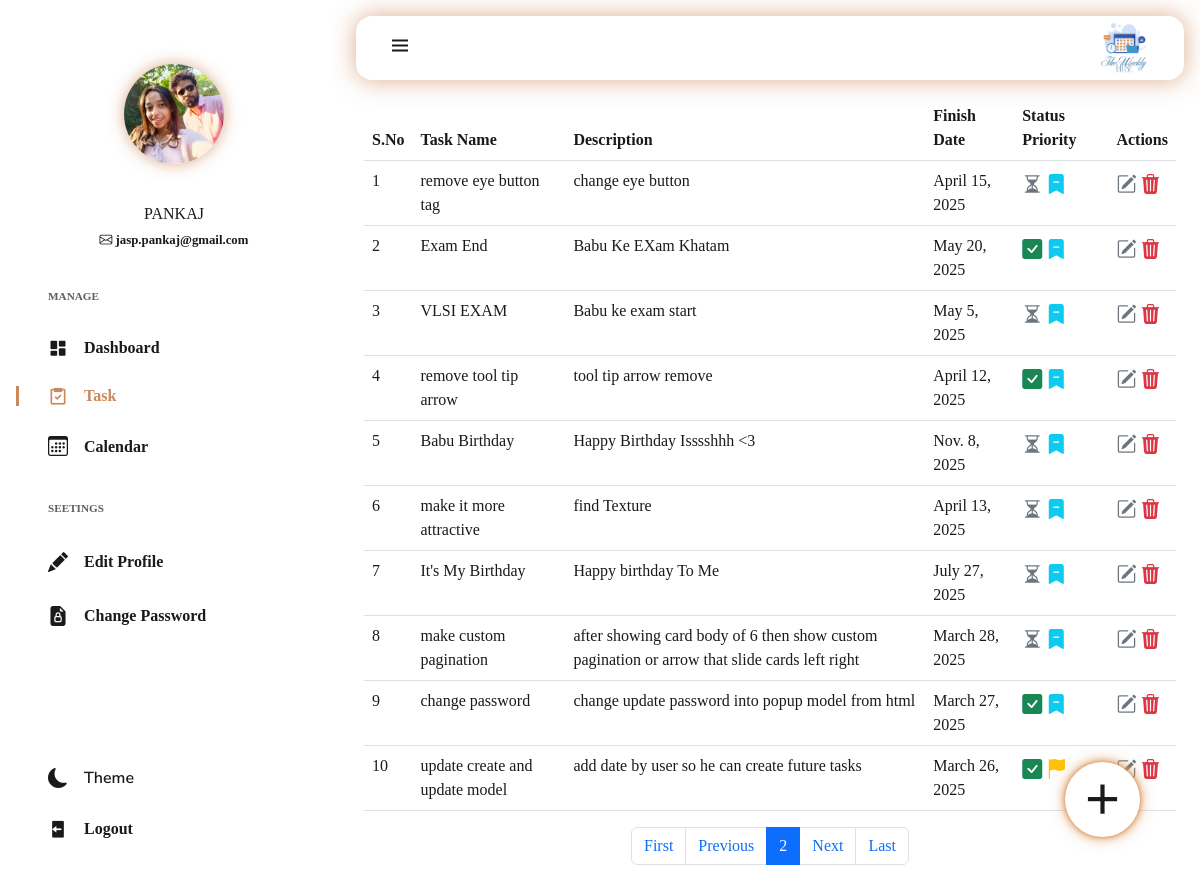
Page /task/?page=2 (signed in) on the committed database.
### myapp/models.py (models this page shows)
class Profile(models.Model):
    user = models.OneToOneField(User,on_delete=models.CASCADE)
    fname = models.CharField(max_length=100)
    email = models.EmailField(unique=True)
    profile_pic =models.ImageField(upload_to='profile',default='profile/default.svg')

class Task(models.Model):
    name = models.CharField(max_length=150)
    description = models.TextField()
    status = models.CharField(max_length=25,default='Incomplete')
    date = models.DateField(auto_now_add=True)
    finishDate = models.DateField(null=True, blank=True)
    start_time=models.TimeField()
    end_time=models.TimeField()
    priority=models.CharField(max_length=25,default='Unmark')
    username=models.ForeignKey(settings.AUTH_USER_MODEL,on_delete=models.CASCADE)

### myapp/middlewares.py (the view)
    def wrapped_view(request,*args,**kwargs):
        if request.user.is_authenticated == False:
            return redirect ('login')
        return view_function(request,*args,**kwargs)

### myapp/views.py (called while the page is built)
@auth
def task(request):
    tasks = Task.objects.filter(username=request.user).order_by('-id')
    paginator = Paginator(tasks, 10)  # Show 5 tasks per page
    page_number = request.GET.get('page')
    page_task = paginator.get_page(page_number)
    return render(request,'task.html',{'page_task':page_task})

### templates/task.html (shortened to what this page needs)
{% extends 'layouts/dashboard_layout.html' %}
{% block content %}
<div class="row">
  <div class="col-md-12">
      {% if page_task %}
      <div id="taskTable">
        {% include "partials/table.html" %}
        {% include "partials/pagination.html" %}
      </div>
      {% else %}
      <div class="centerElementDiv" id="noTaskDiv">
        <h1>You Not Created Any Task.</h1>
      </div>
      {% endif %}
  </div>
</div>
{% endblock %}

### templates/partials/sidebar.html
{% load static %}
<nav class="sidebar" id="sidebar">
    <div class="sidebar__container">
        <div class="sidebar__user" id="sidebar_user">
            <div class="sidebar__img" data-bs-toggle="modal" data-bs-target="#profileImageModal">
                <img src="{{request.user.profile.profile_pic.url }}" alt="Profile_picture">
            </div>
            <div class="sidebar__info">
                <h3 style="text-transform: uppercase;">{{ request.user.username}}</h3>
                {%if request.user.profile.email %}
                <span>
                    <i class="bi bi-envelope"></i>
                    <span>{{request.user.profile.email}}</span>
                </span>
                {% endif%}
            </div>
        </div>
        <div class="sidebar__content">
            <div>
                <h3 class="sidebar__title">MANAGE</h3>
                <div class="sidebar__list">
                    <a href="{% url 'dashboard' %}" class="sidebar__link active-link">
                        <i class='bx bxs-dashboard' data-bs-toggle="tooltip" data-bs-placement="right" title="Dashboard" ></i>
                        <span>Dashboard</span>
                    </a>
                    <a href="{% url 'task' %}" class="sidebar__link">
                        <i class='bx bx-task' data-bs-toggle="tooltip" data-bs-placement="right" title="Task"></i>
                        <span>Task</span>
                    </a>
                    <a href="{% url 'calendar' %}" class="sidebar__link">
                        <i class='bi bi-calendar3' data-bs-toggle="tooltip" data-bs-placement="right" title="Calendar"></i>
                        <span>Calendar</span>
                    </a>
                </div>
            </div>
            <div>
                <h3 class="sidebar__title">SEETINGS</h3>
                <div class="sidebar__list">
                    <a href="#" data-bs-toggle="modal" data-bs-target="#EditProfileModal" class="sidebar__link">
                        <i class='bi bi-pencil-fill' data-bs-toggle="tooltip" data-bs-placement="right" title="Edit Profil"></i>
                        <span>Edit Profile</span>
                    </a>
                    <a href="#" class="sidebar__link" data-bs-toggle="modal" data-bs-target="#updatePasswordModal">
                        <i class='bi bi-file-earmark-lock-fill' data-bs-toggle="tooltip" data-bs-placement="right" title="Change Password"></i>
                        <span>Change Password</span>
                    </a>
                </div>
            </div>
        </div>
        <div class="sidebar__actions">
            <a id="theme-button" class="sidebar__link sidebar__theme">
                <i class="bi bi-moon-fill" data-bs-toggle="tooltip" data-bs-placement="right" title="Theme"></i>
                <span>Theme</span>
            </a>
            <a href="{% url 'logout' %}" class="sidebar__link">
                <i class='bx bxs-log-out' data-bs-toggle="tooltip" data-bs-placement="right" title="Logout"></i>
                <span>Logout</span>
            </a>
        </div>
    </div>
</nav>

### templates/partials/table.html
<table class="table table-hover">
    <thead>
      <tr>
        <th>S.No</th>
        <th>Task Name</th>
        <th>Description</th>
        <th>Finish Date</th>
        <th>Status Priority</th>
        <th>Actions</th>
      </tr>
    </thead>
    <tbody>
        {% for task in page_task %}
      <tr>
        <td>{{ forloop.counter }}</td>
        <td>{{ task.name }}</td>
        <td>{{ task.description }}</td>
        <td>{{ task.finishDate }}</td>
        <td>
            {% if task.status == 'Incomplete'%}
                <i class="bi bi-hourglass-split text-secondary" data-bs-toggle="tooltip" title="Pending"></i>
            {% else %}
                <i class="bi bi-check-square-fill text-success" data-bs-toggle="tooltip" title="Completed"></i>
             {% endif %}
             {% if task.priority == 'Unmark' %}
                <i class='bi bi-bookmark-dash-fill text-info' data-bs-toggle="tooltip" title="Unmark"></i>
            {% elif task.priority == 'Flagged' %}
                <i class='bi bi-flag-fill text-warning' data-bs-toggle="tooltip" title="Flagged"></i>
            {% else %}
                <i class='bi bi-star-fill text-warning' data-bs-toggle="tooltip" title="Star"></i>
            {% endif %}
        </td>
        <td>
            <a href="#" class="edit-task" data-task-id="{{ task.id }}" data-bs-toggle="modal" data-bs-target="#editTaskModal">
                <i class="bi bi-pencil-square text-secondary" data-bs-toggle="tooltip" title="Edit"></i>
            </a>
            <a href="#" class="delete-task" data-task-id="{{ task.id }}" data-bs-toggle="modal" data-bs-target="#deleteTaskModal">
                <i class="bi bi-trash3-fill text-danger" data-bs-toggle="tooltip" title="Delete"></i>
            </a>
        </td>
      </tr>
        {% endfor %}
    </tbody>
</table>

### static/css/dashboard.css (style rules this page uses)
:root { --header-height:3.5em; --body-color: #ffffff; --surface-color: #f9f9f9; --card-color: #ffffff; --text-color: #1a1a1a; --text--secondary-color: #5e5e5e; --title-color: #FF4757; --accent-color: #cb885b; --highlight-color: #f4c381; --border-color: #e0e0e0; --shadow-color: #bd612486; --button-bg: var(--accent-color); --button-text: #ffffff; --transition: all 0.3s ease; transition: all 0.3s ease-in-out; --body-font:"Nunito Sans", sans-serif; --normal-font-size:.938rem; --medium-font-size:.80rem; --smaller-font-size:.75rem; --tiny-font-size:.70rem; --font-regular:400; --font-semi-bold:600; --Z-tooltip:100; --z-fixed:10; }
@media screen and (min-width:1150px) { :root { --normal-font-size:1rem; --smaller-font-size:.83rem; } }
body { font-family: var(--body-font); font-family: var(--normal-font-size); background-color: var(--body-color); color: var(--text-color); transition: background-color .4s; }
a { text-decoration: none; }
img { display: block; max-width: 100%; height: auto; }
.sidebar { position: fixed; top: 4rem; left: -120%; bottom: 0; z-index: var(--z-fixed); width: 288px; background-color: var(--body-color); box-shadow: 2px 0 24px (var(--shadow-color)); padding-block: 1.5rem; margin: .75rem; border-radius: 1rem; transition: left .4s, background-color .4s, width .4s; }
.sidebar__container, .sidebar__content { display: flex; flex-direction: column; row-gap: 2.5rem; }
.sidebar__container { height: 100%; overflow: hidden; }
.sidebar__user, .sidebar__info { display: flex; flex-direction: column; justify-content: center; align-items: center; gap: 1.5rem; margin-top: 1.5rem; }
.sidebar__img { position: relative; width: 75px; height: 75px; background-color: var(--body-color); border-radius: 50%; }
.sidebar__img img { width: 75px; height: 75px; cursor: pointer; border-radius: 50%; object-fit: cover; box-shadow: 0 0 15px var(--shadow-color); }
.sidebar__info h3 { font-size: var(--normal-font-size); color: var(--text-color); transition: color .4s; margin-top: -.5rem; }
.sidebar__info span { font-size: var(--medium-font-size); font-weight: var(--font-semi-bold); color: var(--text-color); transition: color .4s; margin-top: -1.5rem; }
.sidebar__content { overflow: hidden auto; }
.sidebar__title { width: max-content; font-size: var(--tiny-font-size); font-weight: var(--font-semi-bold); padding-left: 2rem; padding-bottom: 1.5rem; color: var(--text--secondary-color); }
.sidebar__list, .sidebar__actions { display: grid; row-gap: 1.5rem; }
.sidebar__link { position: relative; display: grid; grid-template-columns: repeat(2,max-content); align-items: center; column-gap: 1rem; color: var(--text-color); padding-left: 2rem; transition: color .4s, opacity .4s; transform: 0.3s; }
.sidebar__link i { font-size: 1.25rem; }
.sidebar__link span { font-weight: var(--font-semi-bold); }
.sidebar__actions { margin-top: auto; }
.sidebar__theme { width: 100%; font-size: 1.25rem; }
.sidebar__theme span { font-size: var(--normal-font-size); font-family: var(--body-font); }
.active-link { color: var(--accent-color); }
.active-link::after { content: ''; position: absolute; left: 0; width: 3px; height: 20px; background-color: var(--accent-color); }
@media screen and (min-width:1150px) { .sidebar { top:0; left: 0; width: 316px; margin: 1rem; } }
@media screen and (min-width:1150px) { .sidebar__info, .sidebar__link span { transition: opacity .4s; } }
@media screen and (min-width:1150px) { .sidebar__user, .sidebar__title { transition: padding .4s; } }
@media screen and (min-width:1150px) { .sidebar__img { width: 100px; height: 100px; transition: width .4s, height .4s; } }
@media screen and (min-width:1150px) { .sidebar__img img { width: 100px; height: 100px; transition: width .4s, height .4s; } }
#taskTable table thead tr th, #taskTable table tbody tr td { color: var(--text-color); background-color: var(--body-color); }
#taskTable table tbody tr td i { font-size: 1.25rem; }

### static/css/style.css (style rules this page uses)
* { margin: 0; padding: 0; box-sizing: border-box; }

### rows in the picture
Task: name "remove eye button tag", description "change eye button", finishDate "April 15, 2025", status "Incomplete" (drawn), priority "Unmark" (drawn)
Task: name "Exam End", description "Babu Ke EXam Khatam", finishDate "May 20, 2025", status "Complete" (drawn), priority "Unmark" (drawn)
Task: name "VLSI EXAM", description "Babu ke exam start", finishDate "May 5, 2025", status "Incomplete" (drawn), priority "Unmark" (drawn)
Task: name "remove tool tip arrow", description "tool tip arrow remove", finishDate "April 12, 2025", status "Complete" (drawn), priority "Unmark" (drawn)
Task: name "Babu Birthday", description "Happy Birthday Isssshhh <3", finishDate "Nov. 8, 2025", status "Incomplete" (drawn), priority "Unmark" (drawn)
Task: name "make it more attractive", description "find Texture", finishDate "April 13, 2025", status "Incomplete" (drawn), priority "Unmark" (drawn)
Task: name "It's My Birthday", description "Happy birthday To Me", finishDate "July 27, 2025", status "Incomplete" (drawn), priority "Unmark" (drawn)
Task: name "make custom pagination", description "after showing card body of 6 then show custom pagination or arrow that slide cards left right", finishDate "March 28, 2025", status "Incomplete" (drawn), priority "Unmark" (drawn)
Task: name "change password", description "change update password into popup model from html", finishDate "March 27, 2025", status "Complete" (drawn), priority "Unmark" (drawn)
Task: name "update create and update model", description "add date by user so he can create future tasks", finishDate "March 26, 2025", status "Complete" (drawn), priority "Flagged" (drawn)

### other values in the picture
{{ request.user.username }} "PANKAJ"
{{ request.user.profile.email }} "jasp.pankaj@gmail.com"
{{ page_task.number }} "2"
